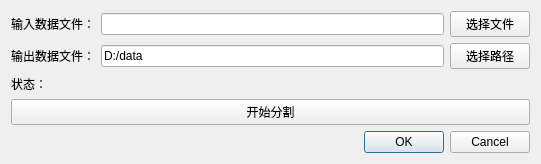
<?xml version="1.0" encoding="UTF-8"?>
<ui version="4.0">
 <class>Dialog</class>
 <widget class="QDialog" name="Dialog">
  <property name="geometry">
   <rect>
    <x>0</x>
    <y>0</y>
    <width>541</width>
    <height>140</height>
   </rect>
  </property>
  <property name="windowTitle">
   <string>Dialog</string>
  </property>
  <layout class="QVBoxLayout" name="verticalLayout">
   <item>
    <layout class="QHBoxLayout" name="horizontalLayout">
     <item>
      <widget class="QLabel" name="label">
       <property name="text">
        <string>输入数据文件：</string>
       </property>
      </widget>
     </item>
     <item>
      <widget class="QLineEdit" name="lineEditInputDoc"/>
     </item>
     <item>
      <widget class="QPushButton" name="pushButtonSelectDoc">
       <property name="text">
        <string>选择文件</string>
       </property>
      </widget>
     </item>
    </layout>
   </item>
   <item>
    <layout class="QHBoxLayout" name="horizontalLayout_2">
     <item>
      <widget class="QLabel" name="label_2">
       <property name="text">
        <string>输出数据文件：</string>
       </property>
      </widget>
     </item>
     <item>
      <widget class="QLineEdit" name="lineEditOutputPath">
       <property name="text">
        <string>D:/data</string>
       </property>
      </widget>
     </item>
     <item>
      <widget class="QPushButton" name="pushButtonSelectPath">
       <property name="text">
        <string>选择路径</string>
       </property>
      </widget>
     </item>
    </layout>
   </item>
   <item>
    <widget class="QLabel" name="state">
     <property name="text">
      <string>状态：</string>
     </property>
    </widget>
   </item>
   <item>
    <widget class="QPushButton" name="pushButtonSep">
     <property name="text">
      <string>开始分割</string>
     </property>
    </widget>
   </item>
   <item>
    <widget class="QDialogButtonBox" name="buttonBox">
     <property name="orientation">
      <enum>Qt::Horizontal</enum>
     </property>
     <property name="standardButtons">
      <set>QDialogButtonBox::Cancel|QDialogButtonBox::Ok</set>
     </property>
    </widget>
   </item>
  </layout>
 </widget>
 <resources/>
 <connections>
  <connection>
   <sender>buttonBox</sender>
   <signal>accepted()</signal>
   <receiver>Dialog</receiver>
   <slot>accept()</slot>
   <hints>
    <hint type="sourcelabel">
     <x>248</x>
     <y>254</y>
    </hint>
    <hint type="destinationlabel">
     <x>157</x>
     <y>274</y>
    </hint>
   </hints>
  </connection>
  <connection>
   <sender>buttonBox</sender>
   <signal>rejected()</signal>
   <receiver>Dialog</receiver>
   <slot>reject()</slot>
   <hints>
    <hint type="sourcelabel">
     <x>316</x>
     <y>260</y>
    </hint>
    <hint type="destinationlabel">
     <x>286</x>
     <y>274</y>
    </hint>
   </hints>
  </connection>
 </connections>
</ui>
